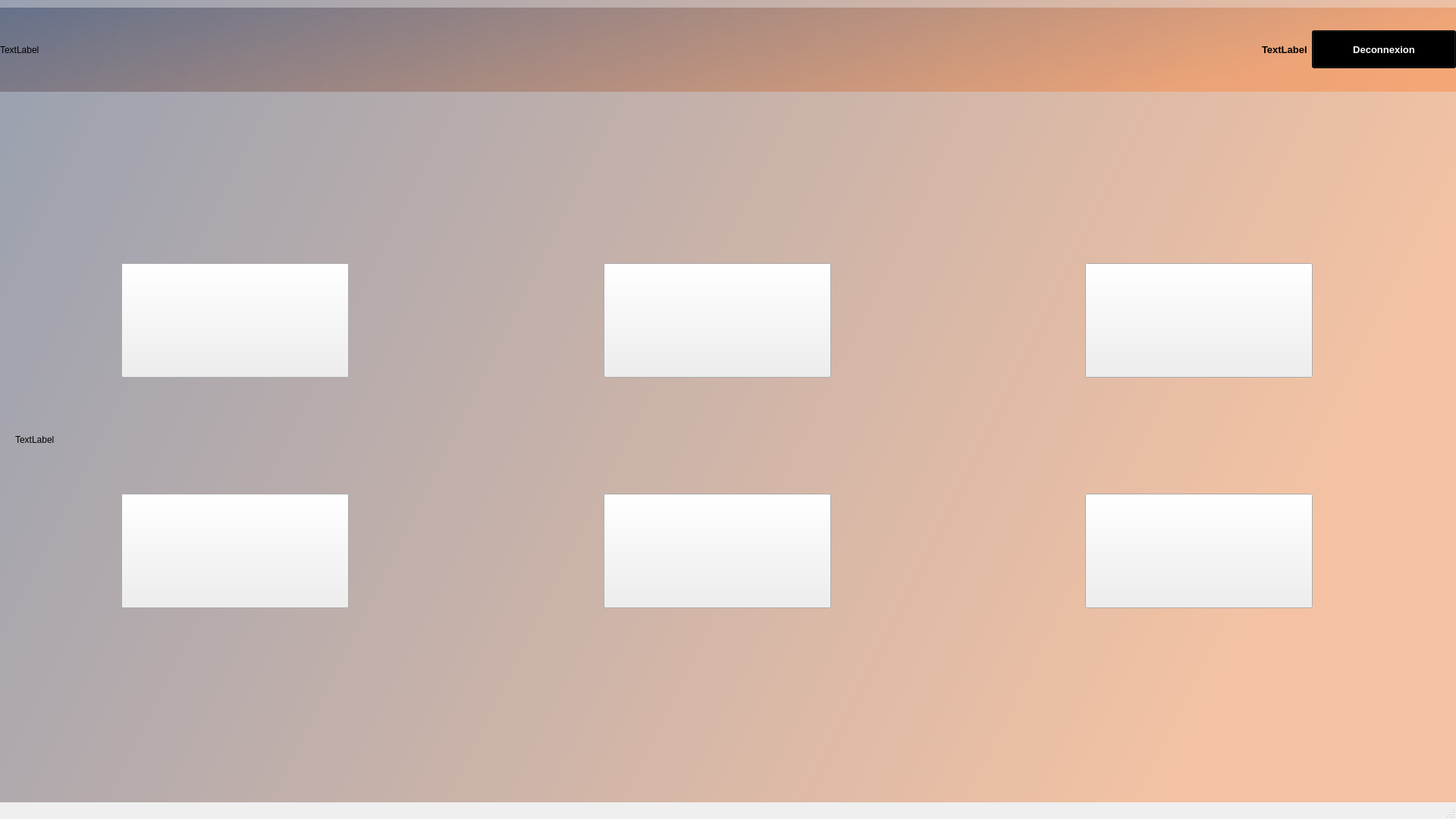
<?xml version="1.0" encoding="UTF-8"?>
<ui version="4.0">
 <class>MainWindow</class>
 <widget class="QMainWindow" name="MainWindow">
  <property name="geometry">
   <rect>
    <x>0</x>
    <y>0</y>
    <width>1920</width>
    <height>1080</height>
   </rect>
  </property>
  <property name="maximumSize">
   <size>
    <width>1920</width>
    <height>1080</height>
   </size>
  </property>
  <property name="windowTitle">
   <string>MainWindow</string>
  </property>
  <property name="styleSheet">
   <string notr="true">QMainWindow {
 	
}

#topBar_2 {
	background: qlineargradient(spread:pad, x1:0, y1:0, x2:1, y2:0.273, stop:0 rgba(20,40, 80, 100), stop:1 rgba(252, 126, 47, 100));
}</string>
  </property>
  <widget class="QWidget" name="centralwidget">
   <property name="styleSheet">
    <string notr="true">#centralwidget {
	background: qlineargradient(spread:pad, x1:0, y1:0, x2:1, y2:0.273, stop:0 rgba(20,40, 80, 100), stop:1 rgba(252, 126, 47, 100));
}</string>
   </property>
   <widget class="QWidget" name="topBar_2" native="true">
    <property name="geometry">
     <rect>
      <x>0</x>
      <y>10</y>
      <width>1920</width>
      <height>111</height>
     </rect>
    </property>
    <property name="maximumSize">
     <size>
      <width>1920</width>
      <height>111</height>
     </size>
    </property>
    <layout class="QHBoxLayout" name="topBar">
     <item>
      <widget class="QLabel" name="logo">
       <property name="text">
        <string>TextLabel</string>
       </property>
      </widget>
     </item>
     <item>
      <spacer name="horizontalSpacer">
       <property name="orientation">
        <enum>Qt::Horizontal</enum>
       </property>
       <property name="sizeHint" stdset="0">
        <size>
         <width>288</width>
         <height>76</height>
        </size>
       </property>
      </spacer>
     </item>
     <item>
      <widget class="QLabel" name="nomAgent">
       <property name="font">
        <font>
         <pointsize>10</pointsize>
         <weight>75</weight>
         <bold>true</bold>
        </font>
       </property>
       <property name="text">
        <string>TextLabel</string>
       </property>
      </widget>
     </item>
     <item>
      <widget class="QPushButton" name="deconnexion">
       <property name="minimumSize">
        <size>
         <width>190</width>
         <height>50</height>
        </size>
       </property>
       <property name="font">
        <font>
         <pointsize>10</pointsize>
         <weight>75</weight>
         <bold>true</bold>
        </font>
       </property>
       <property name="styleSheet">
        <string notr="true">#deconnexion {
	background : #000000;
	color : white;
}</string>
       </property>
       <property name="text">
        <string>Deconnexion</string>
       </property>
      </widget>
     </item>
    </layout>
   </widget>
   <widget class="QLabel" name="Background">
    <property name="geometry">
     <rect>
      <x>20</x>
      <y>155</y>
      <width>1880</width>
      <height>850</height>
     </rect>
    </property>
    <property name="minimumSize">
     <size>
      <width>1880</width>
      <height>850</height>
     </size>
    </property>
    <property name="maximumSize">
     <size>
      <width>1251</width>
      <height>691</height>
     </size>
    </property>
    <property name="text">
     <string>TextLabel</string>
    </property>
   </widget>
   <widget class="QWidget" name="gridLayoutWidget">
    <property name="geometry">
     <rect>
      <x>150</x>
      <y>190</y>
      <width>1591</width>
      <height>771</height>
     </rect>
    </property>
    <layout class="QGridLayout" name="gridLayout">
     <property name="sizeConstraint">
      <enum>QLayout::SetMinimumSize</enum>
     </property>
     <property name="leftMargin">
      <number>10</number>
     </property>
     <property name="topMargin">
      <number>10</number>
     </property>
     <property name="rightMargin">
      <number>10</number>
     </property>
     <property name="bottomMargin">
      <number>10</number>
     </property>
     <item row="1" column="2">
      <widget class="QPushButton" name="pushButtonMarketing">
       <property name="minimumSize">
        <size>
         <width>300</width>
         <height>151</height>
        </size>
       </property>
       <property name="styleSheet">
        <string notr="true">QPushButton:hover{
        background: qlineargradient(x1 : 0, y1 : 0, x2 : 0, y2 :   1, stop :   0.0 #ffd9aa,
                stop :   0.5 #ffbb6e, stop :   0.55 #feae42, stop :   1.0 #fedb74);
}</string>
       </property>
       <property name="text">
        <string/>
       </property>
      </widget>
     </item>
     <item row="1" column="4">
      <widget class="QPushButton" name="pushButtonPersonel">
       <property name="minimumSize">
        <size>
         <width>300</width>
         <height>151</height>
        </size>
       </property>
       <property name="styleSheet">
        <string notr="true">QPushButton:hover{
        background: qlineargradient(x1 : 0, y1 : 0, x2 : 0, y2 :   1, stop :   0.0 #ffd9aa,
                stop :   0.5 #ffbb6e, stop :   0.55 #feae42, stop :   1.0 #fedb74);
}</string>
       </property>
       <property name="text">
        <string/>
       </property>
      </widget>
     </item>
     <item row="1" column="0">
      <widget class="QPushButton" name="pushButtonPayment">
       <property name="minimumSize">
        <size>
         <width>300</width>
         <height>151</height>
        </size>
       </property>
       <property name="styleSheet">
        <string notr="true">QPushButton:hover{
        background: qlineargradient(x1 : 0, y1 : 0, x2 : 0, y2 :   1, stop :   0.0 #ffd9aa,
                stop :   0.5 #ffbb6e, stop :   0.55 #feae42, stop :   1.0 #fedb74);
}</string>
       </property>
       <property name="text">
        <string/>
       </property>
      </widget>
     </item>
     <item row="0" column="2">
      <widget class="QPushButton" name="pushButtonClient">
       <property name="minimumSize">
        <size>
         <width>300</width>
         <height>151</height>
        </size>
       </property>
       <property name="styleSheet">
        <string notr="true">QPushButton:hover{
        background: qlineargradient(x1 : 0, y1 : 0, x2 : 0, y2 :   1, stop :   0.0 #ffd9aa,
                stop :   0.5 #ffbb6e, stop :   0.55 #feae42, stop :   1.0 #fedb74);
}</string>
       </property>
       <property name="text">
        <string/>
       </property>
      </widget>
     </item>
     <item row="0" column="4">
      <widget class="QPushButton" name="pushButtonVehicule">
       <property name="minimumSize">
        <size>
         <width>300</width>
         <height>151</height>
        </size>
       </property>
       <property name="styleSheet">
        <string notr="true">QPushButton:hover{
        background: qlineargradient(x1 : 0, y1 : 0, x2 : 0, y2 :   1, stop :   0.0 #ffd9aa,
                stop :   0.5 #ffbb6e, stop :   0.55 #feae42, stop :   1.0 #fedb74);
}</string>
       </property>
       <property name="text">
        <string/>
       </property>
      </widget>
     </item>
     <item row="0" column="0">
      <widget class="QPushButton" name="pushButtonContrat">
       <property name="minimumSize">
        <size>
         <width>300</width>
         <height>151</height>
        </size>
       </property>
       <property name="styleSheet">
        <string notr="true">QPushButton:hover{
        background: qlineargradient(x1 : 0, y1 : 0, x2 : 0, y2 :   1, stop :   0.0 #ffd9aa,
                stop :   0.5 #ffbb6e, stop :   0.55 #feae42, stop :   1.0 #fedb74);
}</string>
       </property>
       <property name="text">
        <string/>
       </property>
      </widget>
     </item>
     <item row="0" column="1">
      <spacer name="horizontalSpacer_2">
       <property name="orientation">
        <enum>Qt::Horizontal</enum>
       </property>
       <property name="sizeHint" stdset="0">
        <size>
         <width>40</width>
         <height>20</height>
        </size>
       </property>
      </spacer>
     </item>
     <item row="0" column="3">
      <spacer name="horizontalSpacer_3">
       <property name="orientation">
        <enum>Qt::Horizontal</enum>
       </property>
       <property name="sizeHint" stdset="0">
        <size>
         <width>40</width>
         <height>20</height>
        </size>
       </property>
      </spacer>
     </item>
    </layout>
   </widget>
   <zorder>Background</zorder>
   <zorder>topBar_2</zorder>
   <zorder>gridLayoutWidget</zorder>
  </widget>
  <widget class="QMenuBar" name="menubar">
   <property name="geometry">
    <rect>
     <x>0</x>
     <y>0</y>
     <width>1920</width>
     <height>26</height>
    </rect>
   </property>
  </widget>
  <widget class="QStatusBar" name="statusbar"/>
 </widget>
 <resources/>
 <connections/>
</ui>
